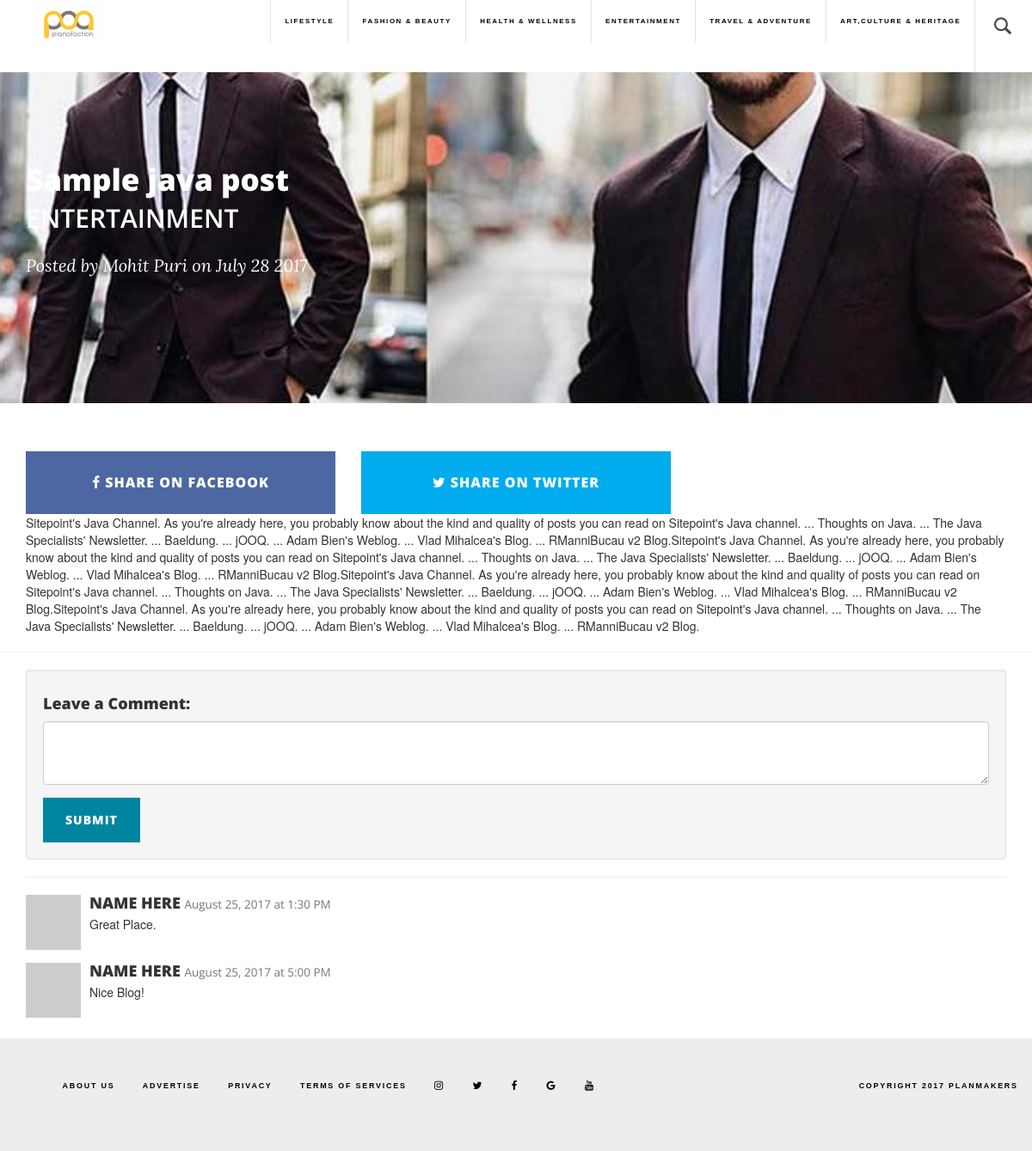
The app's page /post.php?pid=1 with its own data.
### tables this page shows
CREATE TABLE `categories` (
  `catid` int(11) NOT NULL,
  `catname` varchar(100) NOT NULL
);

CREATE TABLE `posts` (
  `id` int(11) NOT NULL,
  `title` varchar(300) NOT NULL,
  `category` varchar(100) NOT NULL,
  `date` varchar(100) NOT NULL,
  `body` longtext NOT NULL,
  `author` varchar(200) NOT NULL,
  `imgname` varchar(400) NOT NULL
);

### post.php (the view, shortened to what this page needs)
<?php
include("connections/connections.php");
if(isset($_GET['pid'])){
 $postid=$_GET['pid'];
$query="SELECT * FROM posts WHERE id='$postid'";
}
?>
<!DOCTYPE html>
<html lang="en">
<head>
    <link rel="stylesheet" type="text/css" href="//netdna.bootstrapcdn.com/bootstrap/3.1.1/css/bootstrap.min.css">
    <link href="vendor/font-awesome/css/font-awesome.min.css" rel="stylesheet" type="text/css">
    <link href="css/blog2.css" rel="stylesheet">
</head>
<body>
<?php include("menu.php");?>
    <br>
    <header class="masthead" style="background-image: url('img/editedmen1.jpg')">
        <div class="container">
            <div class="row">
                <div class="col-lg-8 offset-lg-2 col-md-10 offset-md-1">
                    <div class="post-heading">
                    <?php
$result1=mysqli_query($connect,$query);
        while ($row = mysqli_fetch_assoc($result1)){
          ?>
                        <h1 style="font-size:35px"><?php echo $row['title'];?></h1>
                        <a href="#" style="color:white;"><h5 class="category"><?php echo $row['category'];?></h5></a>
                        <span class="meta">Posted by <a href="#"><?php echo $row['author'];?></a>   on  <?php echo $row['date'];?></span>
                        <?php }?>
                    </div>
                </div>
            </div>
        </div>
    </header>
    <article>
        <div class="container">
            <div class="row">
                <div class="col-lg-12  col-md-10 offset-md-2" >
                                <div class="row">
   <div class="col-xs-12 col-lg-4 col-md-6 col-sm-7"><a href="https://www.facebook.com/sharer/sharer.php?s=100&p[url]=http://www.example.com&p[images][0]=&p[title]=Title%20Goes%20Here&p[summary]=Description%20goes%20here!" target="_blank" onclick="window.open(this.href,'targetWindow','toolbar=no,location=0,status=no,menubar=no,scrollbars=yes,resizable=yes,width=600,height=230'); return false"><button style="width:100%; margin-top:6px;" type="button" class="btn btn-facebook btn-lg"><i class="fa fa-facebook fa-2"></i> Share on Facebook</button></a>
   </div>
    <div class="col-xs-12 col-lg-4 col-md-6 col-sm-7">
    <a href="https://twitter.com/share?url=https://simplesharebuttons.com&amp;text=Simple%20Share%20Buttons&amp;hashtags=simplesharebuttons" target="_blank" onclick="window.open(this.href,'targetWindow','toolbar=no,location=0,status=no,menubar=no,scrollbars=yes,resizable=yes,width=600,height=230'); return false"><button style="width:100%; margin-top:6px;" type="button" class="btn btn-twitter btn-lg"><i class="fa fa-twitter fa-2"></i> Share on Twitter</button></a>
    </div>
    </div>
                        <?php
$result1=mysqli_query($connect,$query);
        while ($row = mysqli_fetch_assoc($result1)){
          ?>
<?php echo $row['body'];}?>
                </div>
            </div>
        </div>
    </article>
    <hr>
<div class="container">
            <div class="row">
                <div class="col-lg-12 offset-lg-2 col-md-10 offset-md-1">
                <div class="well">
                    <h4>Leave a Comment:</h4>
                    <form role="form">
                        <div class="form-group">
                            <textarea class="form-control" rows="3"></textarea>
                        </div>
                        <button type="submit" class="btn btn-primary">Submit</button>
                    </form>
                </div>
                <hr>
                <div class="media">
                    <a class="pull-left" href="#">
                        <img class="media-object" src="http://placehold.it/64x64" alt="">
                    </a>
                    <div class="media-body">
                        <h4 class="media-heading">NAME HERE
                            <small>August 25, 2017 at 1:30 PM</small>
                        </h4>
                    Great Place.
                    </div>
                </div>
                <div class="media">
                    <a class="pull-left" href="#">
                        <img class="media-object" src="http://placehold.it/64x64" alt="">
                    </a>
                    <div class="media-body">
                        <h4 class="media-heading">NAME HERE
                            <small>August 25, 2017 at 5:00 PM</small>
                        </h4>
                        Nice Blog!
                    </div>
                </div>
            </div>
            </div>
</div>
</body>
</html>

### menu.php (shortened to what this page needs)
<?php
include("connections/connections.php");
$query1="SELECT * FROM categories";
 $result1 = mysqli_query($connect,$query1);
?>
<html>
<head>
</head>
<body style="overflow-x:hidden">
        <div id="header">
            <nav class="navbar navbar-fixed-top links my-navbar " role="navigation">
                <div class="container">
                    <div class="navbar-header">
                        <a class="navbar-left" href="#" id="logo" style="float:left"><img src="img/logo.jpg" alt="" class="img-responsive"></a>
                    </div>
                    <div class="collapse navbar-collapse" id="bs-example-navbar-collapse-1">
                        <ul class="nav navbar-nav navbar-right">
<?php  while ($row = mysqli_fetch_assoc($result1)) {
?>
                            <li class="resp-text"><a href="category.php?cat=<?php echo(str_replace(" & ","_and_",$row['catname']));?>"><?php echo(str_replace("_and_", " & ",$row['catname'])); ?></a></li>
<?php }?>
                            <li class="resp-text" id="sbox">
                                <center class="">
                                    <form action="" style="">
                                        <p class="expandSearch">
                                            <a href="#">
                                            </a>
                                        </p>
                                    </form>
                                </center>
                            </li>
                        </ul>
                    </div>
                </div>
            </nav>
        </div>
    </html>

### menu.php (style rules this page uses)
.resp-text { font-size: 0.85em; }
@media screen and (max-width: 1360px) and (min-width: 1200px) { .resp-text { font-size: 0.81em; } }
@media screen and (max-width: 1360px) and (min-width: 1200px) { .foo-text { font-size: 0.85em; } }

### records on screen
categories: catname "LIFESTYLE"
categories: catname "FASHION & BEAUTY"
categories: catname "HEALTH & WELLNESS"
categories: catname "ENTERTAINMENT"
categories: catname "TRAVEL & ADVENTURE"
categories: catname "ART,CULTURE & HERITAGE"
posts: title "Sample java post", category "ENTERTAINMENT", author "Mohit Puri", date "July 28 2017", body "Sitepoint's Java Channel. As you're already here, you probably know about the kind and quality of posts you can read on Sitepoint's Java channel. ... Thoughts on Java. ... The Java Specialists' Newsletter. ... Baeldung. ... jOOQ. ... Adam Bien's Weblog. ... Vlad Mihalcea's Blog. ... RManniBucau v2 Blog.Sitepoint's Java Channel. As you're already here, you probably know about the kind and quality of posts you can read on Sitepoint's Java channel. ... Thoughts on Java. ... The Java Specialists' Newsletter. ... Baeldung. ... jOOQ. ... Adam Bien's Weblog. ... Vlad Mihalcea's Blog. ... RManniBucau v2 Blog.Sitepoint's Java Channel. As you're already here, you probably know about the kind and…"
